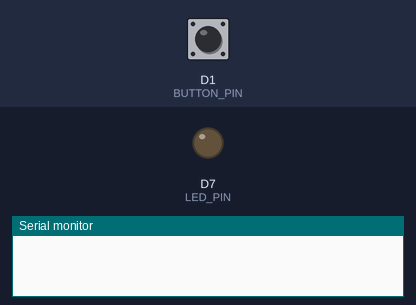
The sketch below on a simulated ESP8266 (NodeMCU). Shown: output pins drawn as LEDs (lit = HIGH), the last lines printed to the serial monitor. The inputs (shaded band) are chosen by the test bench; at power-on: D1 (BUTTON_PIN) HIGH.

Above: at 1.2 s.
1.3 s: D1 (BUTTON_PIN) pulled LOW for 0.15 s
At 2.5 s:
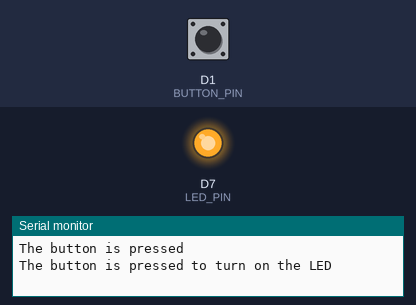
2.9 s: D1 (BUTTON_PIN) pulled LOW for 1 s
At 4.0 s:
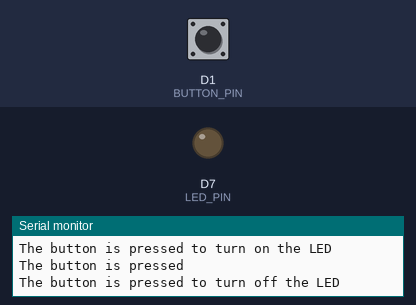
5.4 s: D1 (BUTTON_PIN) pulled LOW for 3.2 s
At 5.9 s:
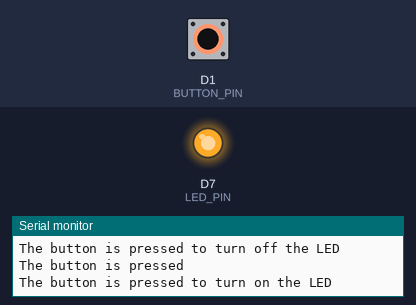
Timing chart, 0 to 8.4 s (numbered marks = the images above; inputs shaded):
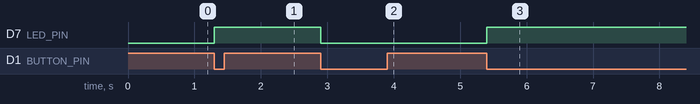

The sketch:

sketch_jan19a.ino
```cpp
#define BUTTON_PIN D1
#define LED_PIN D7

int led_state=LOW;
int last_button_state;
int button_state;

void setup()
{
  Serial.begin(9600);
  pinMode(LED_PIN, OUTPUT);
  pinMode(BUTTON_PIN, INPUT_PULLUP);
  button_state=digitalRead(BUTTON_PIN);  // Read the initial button state
}
void loop()
{
  last_button_state=button_state; // Save the previous button state
  button_state=digitalRead(BUTTON_PIN); // Read the current button state

  if(last_button_state==HIGH && button_state==LOW)
  {
    Serial.println("The button is pressed");

    led_state=!led_state;
    digitalWrite(LED_PIN, led_state);

    if(led_state==HIGH)
      Serial.println("The button is pressed to turn on the LED");
    else
      Serial.println("The button is pressed to turn off the LED");
  }
}
```

Measured:
- after the input at 1.3 s, D7 (LED_PIN): LOW → HIGH at once
- after the input at 2.9 s, D7 (LED_PIN): HIGH → LOW at once
- after the input at 5.4 s, D7 (LED_PIN): LOW → HIGH at once
